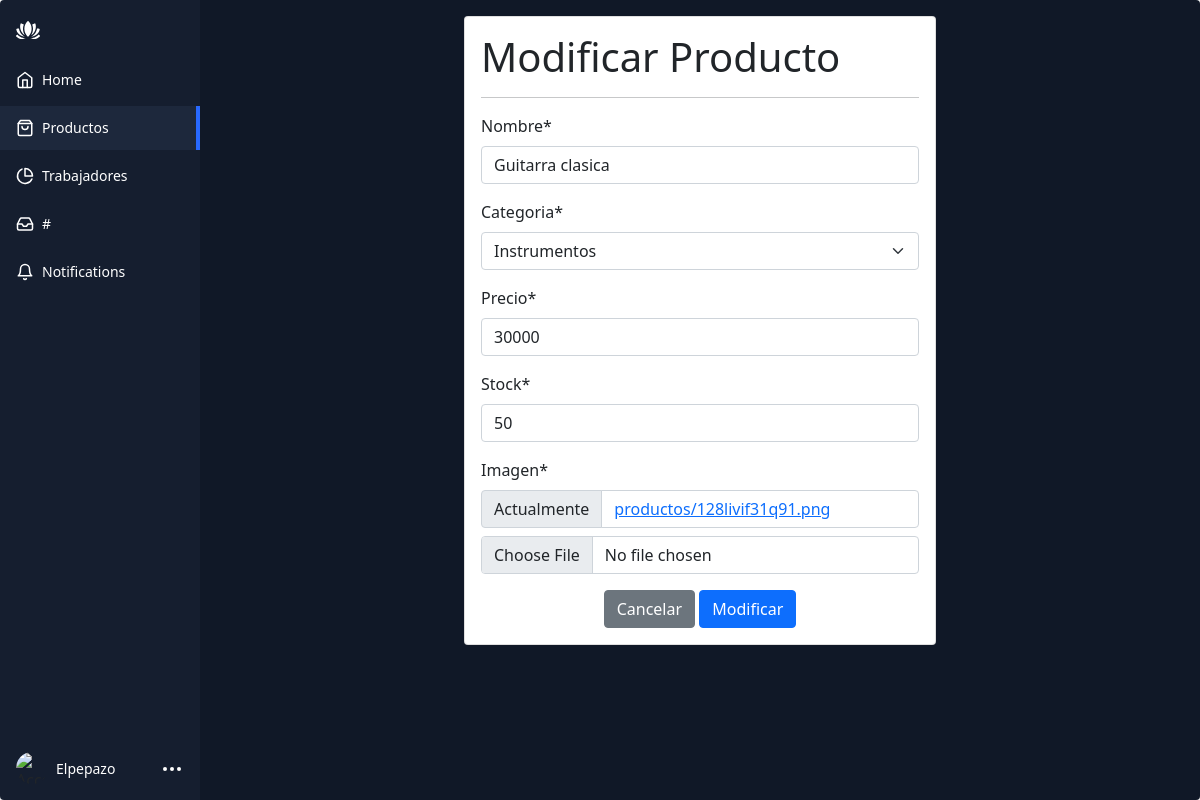
Screenshot of /modificar-producto/1/ (signed in) with the database file from the repository.
### guitar/models.py (models this page shows, shortened)
class Producto(models.Model):
    nombre = models.CharField(max_length=45)
    categoria = models.ForeignKey(Categoria, on_delete=models.CASCADE)
    precio = models.IntegerField()
    stock = models.IntegerField()
    imagen = models.ImageField(upload_to="productos",null=True)

class Categoria(models.Model):
    categoria = models.CharField(max_length=30)
    def __str__(self):
        return self.categoria

### guitar/views.py (the view)
# urls.py: path('modificar-producto/<id>/',views.modificarProducto,name="modificarProducto"),
def modificarProducto(request, id):
    producto = get_object_or_404(Producto, id=id)
    data = {
        'form':productoForm(instance=producto)
    }
    if request.method == 'POST':
        formulario = productoForm(data=request.POST, instance=producto, files=request.FILES)
        if formulario.is_valid():
            formulario.save()
            return redirect('listaProductos')
        data["form"] = formulario
    return render(request, 'guitar/vistaAdmin/modificarProducto.html',data)

### guitar/forms.py
class productoForm(forms.ModelForm):
    class Meta:
        model = Producto
        fields = '__all__'

### guitar/context_processor.py (called while the page is built)
def total_carrito(request):
    total = 0
    if request.user.is_authenticated or not request.user.is_authenticated:
        if "carrito" in request.session.keys():
            for key, value in request.session["carrito"].items():
                total += int(value["acumulado"])
    return {"total_carrito": total}

### guitar/templates/guitar/vistaAdmin/modificarProducto.html (shortened to what this page needs)
<!DOCTYPE html>
<html lang="en" >
<head>
    {% load static %}
  <link rel="stylesheet" href="https://cdnjs.cloudflare.com/ajax/libs/normalize/5.0.0/normalize.min.css">
  <link rel="stylesheet" href="{% static 'css/styleHomeAdmin.css' %}">
	<link href="https://cdn.jsdelivr.net/npm/bootstrap@5.0.2/dist/css/bootstrap.min.css" rel="stylesheet">
</head>
<body>
<div class="app-container">
  <div class="sidebar">
    <div class="sidebar-header">
      <div class="app-icon">
      </div>
    </div>
    <ul class="sidebar-list">
      <li class="sidebar-list-item">
        <a href="#">
          <svg xmlns="http://www.w3.org/2000/svg" width="18" height="18" viewBox="0 0 24 24" fill="none" stroke="currentColor" stroke-width="2" stroke-linecap="round" stroke-linejoin="round" class="feather feather-home"><path d="M3 9l9-7 9 7v11a2 2 0 0 1-2 2H5a2 2 0 0 1-2-2z"/><polyline points="9 22 9 12 15 12 15 22"/></svg>
          <span>Home</span>
        </a>
      </li>
      <li class="sidebar-list-item active">
        <a href="{% url 'listaProductos' %}">
          <span>Productos</span>
        </a>
      </li>
      <li class="sidebar-list-item">
        <a href="{% url 'listaTrabajadores' %}">
          <svg xmlns="http://www.w3.org/2000/svg" width="18" height="18" viewBox="0 0 24 24" fill="none" stroke="currentColor" stroke-width="2" stroke-linecap="round" stroke-linejoin="round" class="feather feather-pie-chart"><path d="M21.21 15.89A10 10 0 1 1 8 2.83"/><path d="M22 12A10 10 0 0 0 12 2v10z"/></svg>
          <span>Trabajadores</span>
        </a>
      </li>
      <li class="sidebar-list-item">
        <a href="#">
          <span>#</span>
        </a>
      </li>
      <li class="sidebar-list-item">
        <a href="#">
          <svg xmlns="http://www.w3.org/2000/svg" width="18" height="18" viewBox="0 0 24 24" fill="none" stroke="currentColor" stroke-width="2" stroke-linecap="round" stroke-linejoin="round" class="feather feather-bell"><path d="M18 8A6 6 0 0 0 6 8c0 7-3 9-3 9h18s-3-2-3-9"/><path d="M13.73 21a2 2 0 0 1-3.46 0"/></svg>
          <span>Notifications</span>
        </a>
      </li>
    </ul>
    {% if user.is_authenticated %}
    <div class="account-info">
      <div class="account-info-picture">
        <img src="https://images.unsplash.com/photo-1527736947477-2790e28f3443?ixid=MnwxMjA3fDB8MHxzZWFyY2h8MTE2fHx3b21hbnxlbnwwfHwwfHw%3D&ixlib=rb-1.2.1&auto=format&fit=crop&w=900&q=60" alt="Account">
      </div>
      <div class="account-info-name">{{user.username}}</div>
      <button class="account-info-more">
        <svg xmlns="http://www.w3.org/2000/svg" width="24" height="24" viewBox="0 0 24 24" fill="none" stroke="currentColor" stroke-width="2" stroke-linecap="round" stroke-linejoin="round" class="feather feather-more-horizontal"><circle cx="12" cy="12" r="1"/><circle cx="19" cy="12" r="1"/><circle cx="5" cy="12" r="1"/></svg>
      </button>
    </div>
    {% endif %}
  </div>
  <div class="app-content">
    {% load crispy_forms_tags %}
        <div class="row">
          <div class="col-12 col-md-6 offset-md-3">
            <div class="card">
              <div class="card-body" >
                <h1>Modificar Producto</h1>
                <hr>
                <form action="" method="post" enctype="multipart/form-data">
                {{form | crispy}}
                <div class="d-flex justify-content-center">
                    <input type="reset" value="Cancelar" class="btn btn-secondary">
                    <input type="submit" value="Modificar" class="btn btn-primary">
                </div>
                </form>
          </div>
          </div>
         </div>
        </div>
  </div>
</div>
</body>
</html>

### guitar/static/css/styleHomeAdmin.css (style rules this page uses)
* { box-sizing: border-box; }
:root { --app-bg: #101827; --sidebar: rgba(21, 30, 47,1); --sidebar-main-color: #fff; --table-border: #1a2131; --table-header: #1a2131; --app-content-main-color: #fff; --sidebar-link: #fff; --sidebar-active-link: #1d283c; --sidebar-hover-link: #1a2539; --action-color: #2869ff; --action-color-hover: #6291fd; --app-content-secondary-color: #1d283c; --filter-reset: #2c394f; --filter-shadow: rgba(16, 24, 39, 0.8) 0px 6px 12px -2px, rgba(0, 0, 0, 0.3) 0px 3px 7px -3px; }
body, html { margin: 0; padding: 0; height: 100%; width: 100%; }
body { overflow: hidden; font-family: "Poppins", sans-serif; background-color: var(--app-bg); -webkit-font-smoothing: antialiased; -moz-osx-font-smoothing: grayscale; }
.app-container { border-radius: 4px; width: 100%; height: 100%; max-height: 100%; max-width: 1280px; display: flex; overflow: hidden; box-shadow: rgba(99, 99, 99, 0.2) 0px 2px 8px 0px; max-width: 2000px; margin: 0 auto; }
.sidebar { flex-basis: 200px; max-width: 200px; flex-shrink: 0; background-color: var(--sidebar); display: flex; flex-direction: column; }
.sidebar-header { display: flex; align-items: center; justify-content: space-between; padding: 16px; }
.sidebar-list { list-style-type: none; padding: 0; }
.sidebar-list-item { position: relative; margin-bottom: 4px; }
.sidebar-list-item a { display: flex; align-items: center; width: 100%; padding: 10px 16px; color: var(--sidebar-link); text-decoration: none; font-size: 14px; line-height: 24px; }
.sidebar-list-item svg { margin-right: 8px; }
.sidebar-list-item.active { background-color: var(--sidebar-active-link); }
.sidebar-list-item.active:before { content: ""; position: absolute; right: 0; background-color: var(--action-color); height: 100%; width: 4px; }
.account-info { display: flex; align-items: center; padding: 16px; margin-top: auto; }
.account-info-picture { width: 32px; height: 32px; border-radius: 50%; overflow: hidden; flex-shrink: 0; }
.account-info-picture img { width: 100%; height: 100%; -o-object-fit: cover; object-fit: cover; }
.account-info-name { font-size: 14px; color: var(--sidebar-main-color); margin: 0 8px; overflow: hidden; max-width: 100%; text-overflow: ellipsis; white-space: nowrap; }
.account-info-more { color: var(--sidebar-main-color); padding: 0; border: none; background-color: transparent; margin-left: auto; }
.app-icon { color: var(--sidebar-main-color); }
.app-icon svg { width: 24px; height: 24px; }
.app-content { padding: 16px; background-color: var(--app-bg); height: 100%; flex: 1; max-height: 100%; display: flex; flex-direction: column; }

### rows the page displays
Producto: nombre "Guitarra clasica", precio "30000", stock "50"
Categoria: categoria "Instrumentos"

### other values shown
{{ user.username }} "Elpepazo"
